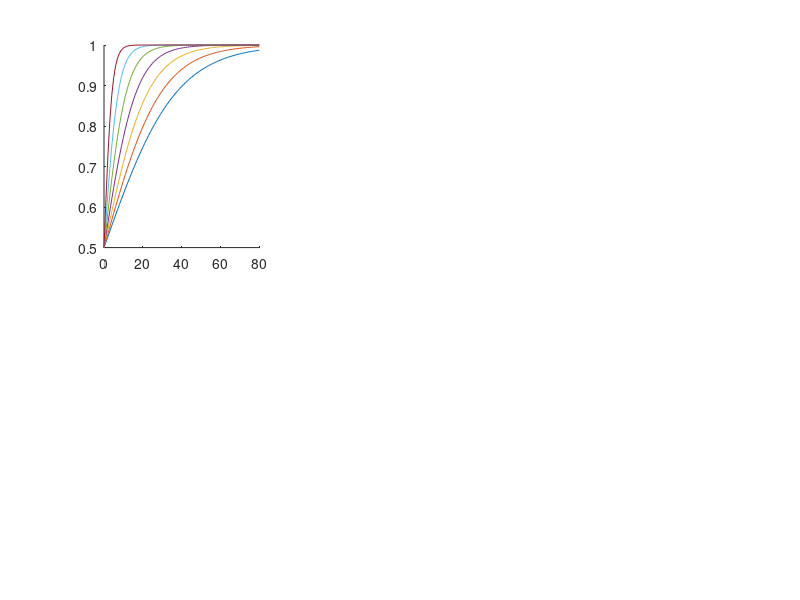

Write MATLAB code to recreate this figure. (Note: this script raises an error after producing the figure.)
function tmp
%% 
close all
clearvars


%% Simulate some data

%% Stimuli
x	= -90:90; % locations
udx	= -60:10:60; % spatial disparity
uadx = unique(abs(udx));
nuadx = numel(uadx);
ndx = numel(udx);
udt = [0 5 10 20 40 80]; % temporal disparity
udt = 0:80;
ndt = numel(udt);
[x,dx,dt] = ndgrid(x,udx,udt);
x	= x(:);
dx	= dx(:);
dt = dt(:);

x1	= x; % location 1
x2	= x+dx; % location 2

sel = abs(x2)<90; % remove all non-existent locations
x2	= x2(sel);
x1	= x1(sel);
dx	= dx(sel);
dt = dt(sel);

%% Responses
g			= 1; % response gain is optimal
b			= 0; % response bias is zero
sd			= 8; % additive response noise

%  % linear dependence of spatial disparity
% g_dx		= 1; % how weights depend on spatial disparity - slope
% b_dx		= 0; % how weights depend on spatial disparity -offset
% omega		= g_dx*(90-abs(dx))+b_dx;


%% non-linear dependence of spatial disparity
g_dx		= 0.01; % how weights depend on spatial disparity - slope
b_dx		= 0; % how weights depend on spatial disparity -offset
omega		= g_dx*(90-abs(dx)).^2+b_dx;
% try to figure out what the omega-dx relationship should be 
% - linear is the simplest
% - quadratic might be nice, perhaps power, perhaps exponential
% whatever you decide to use, you also need to adapt the fitted equation
% function @fun

%%

a			= 0.05*2;
z			= 2*log(1/a-1); % in this parametrization, omega is the delay for which the weight is 0.95
w			= 1./(1+exp(-z./omega.*dt)); % weights depend on temporal disparity in a sigmoidal fashion

[~,~,subs]	= unique([abs(dx) dt],'rows');
W			= accumarray(subs,w,[],@mean); % average weight per dt-dx combination - without noise this is trivial
W			= reshape(W,ndt,numel(W)/ndt); % reshaping to a matrix for easy plotting

R			= g*(w.*x1 + (1-w).*x2) + b + sd.*randn(size(x1));

figure(1)
clf

subplot(231)
% plot(dt,w,'o','MarkerFaceColor','w');
hold on
h=plot(udt,W,'-','MarkerFaceColor','w');
nicegraph;
legend(h,num2str(uadx'),'Location','SE');

subplot(234)
plot(x1,R,'.')
xlabel('delay (ms)');
ylabel('weight');


subplot(235)
plot(x2,R,'.')

subplot(236)
plot((x1+x2)/2,R,'.')


for ii = 4:6
	subplot(2,3,ii)
	nicegraph
	xlabel('target (deg)');
	ylabel('response (deg)');
end

%% Regression
x		= [x1 x2 dt dx]; % independent variables
y		= R; % dependent variable
beta0	= [1 0 0.01 0]; % initial values
[beta,resid,~,covb]	= nlinfit(x,y,@fun,beta0);


%% Robust fitting - typically not needed
% opts = statset('nlinfit');
% opts.RobustWgtFun = 'bisquare'; % 
% beta0 = [1 0 1 0];
% [beta,resid,~,covb]	= nlinfit(x,y,@fun,beta0,opts);

%% Confidence intervals on parameters to check whether you are confident on the fit
% ci			= nlparci(beta,resid,'covar',covb);

%% Prediction - to check whether the model correctly predicts/describes the data
% [ypred,delta] = nlpredci(@fun,x,beta,resid,'covar',covb);

%% fitted weights

g_dx		= beta(3); % how weights depend on spatial disparity - slope
b_dx		= beta(4); % how weights depend on spatial disparity -offset
figure(1)
subplot(232)
hold on
for ii = 1:nuadx
omega		= g_dx*(90-uadx(ii)).^2+b_dx;
a			= 0.05*2;
z			= 2*log(1/a-1); % in this parametrization, omega is the delay for which the weight is 0.95
w			= 1./(1+exp(-z./omega.*udt)); % weights depend on temporal disparity in a sigmoidal fashion
plot(udt,w);
end
nicegraph
legend(num2str(uadx'),'Location','SE');


%% Weight-dx
omega		= g_dx*(90-uadx).^2+b_dx;

subplot(233)
plot(uadx,omega,'o-','MarkerFaceColor','w');
nicegraph
xlabel('spatial disparity (deg)');
ylabel('omega');

%%


function y = fun(beta,x)

x1			= x(:,1);
x2			= x(:,2);
dx			= x(:,4);
dt			= x(:,3);
g			= beta(1); % response gain is optimal
b			= beta(2); % response bias is zero
g_dx		= beta(3); % how weights depend on spatial disparity - slope
b_dx		= beta(4); % how weights depend on spatial disparity -offset
omega		= g_dx*(90-abs(dx)).^2+b_dx;
a			= 0.05*2;
z			= 2*log(1/a-1); % in this parametrization, omega is the delay for which the weight is 0.95
w			= 1./(1+exp(-z./omega.*dt)); % weights depend on temporal disparity in a sigmoidal fashion
y			= g*(w.*x1 + (1-w).*x2) + b;



